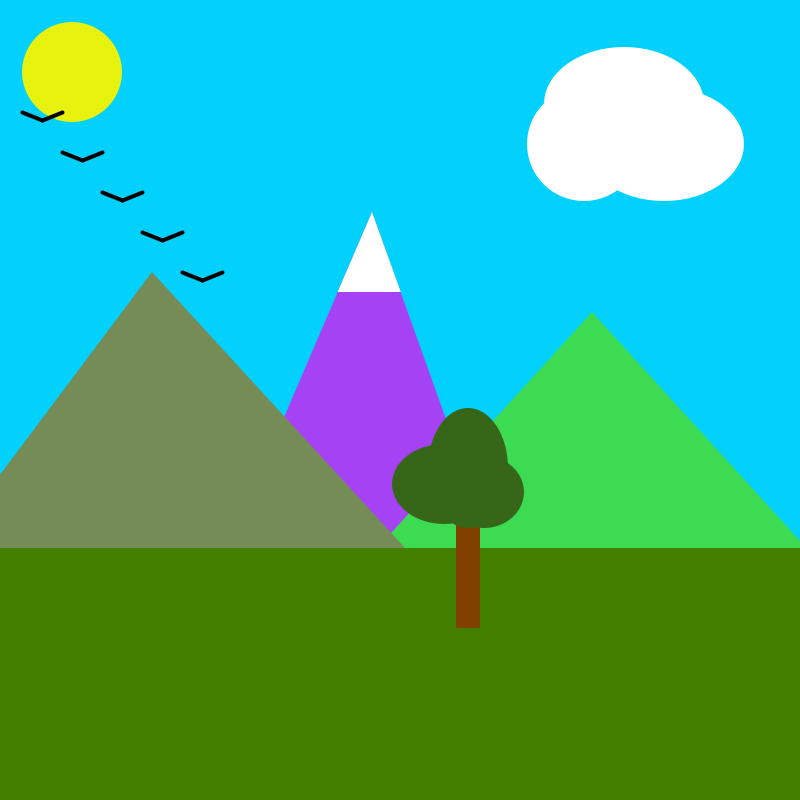
Frame 1 (no input)
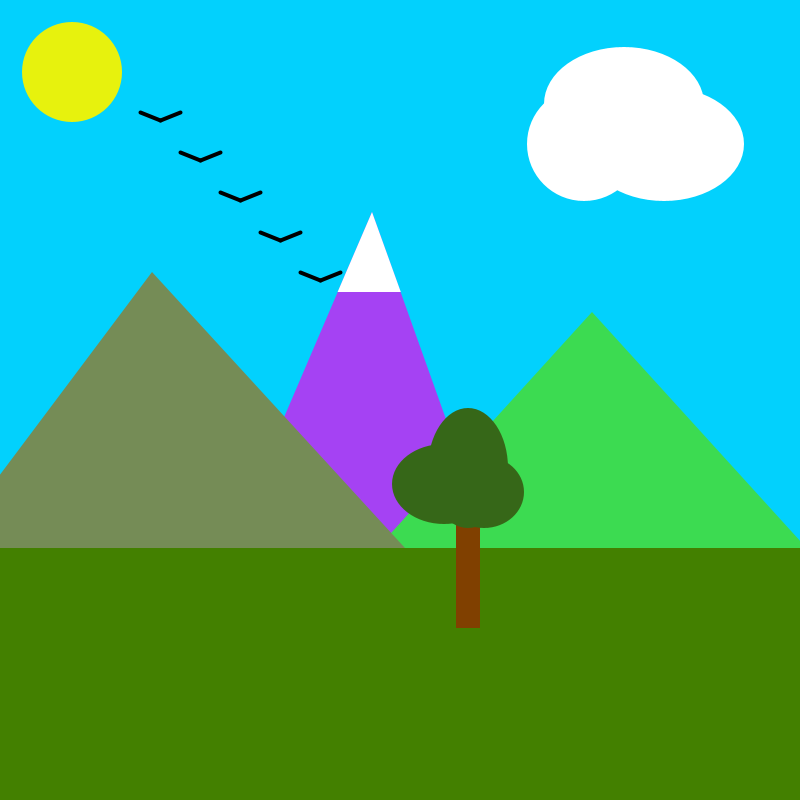
Frame 60 (the mouse pressed at the canvas centre just before this capture)
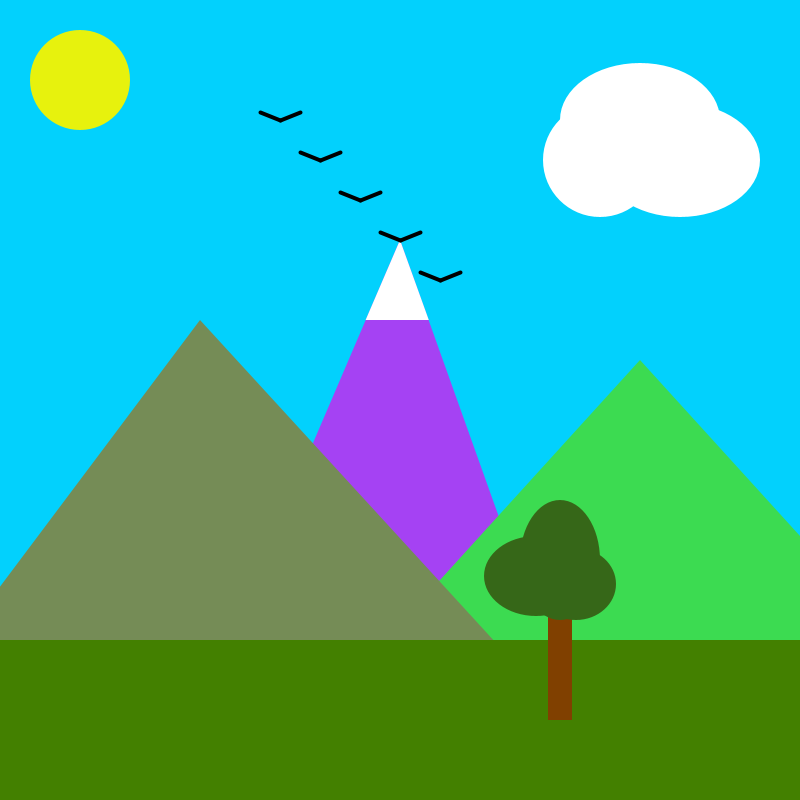
Frame 120 (the mouse held since frame 60 and released just before this capture)

The Processing sketch that drew these frames (run headless with seeded random() and noise(); from frame 60 on, the mouse is pressed at the canvas centre):

// Processing sketch: ParalaxMotion
// ── ParalaxMotion.pde
/* Author: Jamie
 Date: March 09, 2020
 Ver : v1.1
 Description:  
 This is a simple animation demonstrating the concept
 of motion paralax. It includes a sun, birds, and other
 objects of nature. */

//VARIABLES
color a;
color b;
color c;
float birdX = 0;
float birdY = 0;

void setup(){
  size (800, 800);
  assignColor();
}

void draw (){
  noStroke();
  background();
  sun();
  cloud();
  middleMountain();
  sideMountains();
  grass();
  tree();
  birds(5);
}

//The background (sky) is blue
void background() {
  background ( 2, 209, 253 );
}

//Calls for a random color three times to assign to a, b, and c
void assignColor() {
  a = randomColor();
  b = randomColor();
  c = randomColor();
}

//Generates a random color
public color randomColor() {
 int red = (int) random(256); 
 int green = (int) random(256); 
 int blue = (int) random(256); 
 return color ( red, green, blue );
}

//Draws the sun
void sun() {
  pushMatrix();
  translate ((mouseX - width/2)*0.02, (mouseY - height/2)*0.02);
  fill ( 231, 242, 13 );
  ellipse ( width * 0.1, height * 0.1, width/8, width/8 );
  popMatrix();
}

void cloud() {
  pushMatrix();
  translate ((mouseX - width/2)*0.04, (mouseY - height/2)*0.04);
  fill (255);
  ellipse ( width * 0.75, height * 0.2, width/7, height/7 );
  ellipse ( width * 0.85, height * 0.2, width/5, height/7 );
  ellipse ( width * 0.8, height * 0.15, width/5, height/7 );
  popMatrix();
}

//Draws the middle mountain
void middleMountain () {
  pushMatrix();
  translate ((mouseX - width/2)*0.07, (mouseY - height/2)*0.07);
  //Middle
  fill (a);
  triangle ( width/2, height * 0.3, width * 0.2, height, width * 0.75, height);
  fill (255);
  triangle ( width/2, height * 0.3, width * 0.457, height*0.4, width * 0.536, height*0.4);
  popMatrix();
}

//Draws the left and right mountains
void sideMountains () {
  pushMatrix();
  translate ((mouseX - width/2)*0.12, (mouseY - height/2)*0.12);
  //Right
  fill (b);
  triangle ( width * 0.8, height * 0.45, width * 0.3, height, width * 1.3, height );
  //Left
  fill (c);
  triangle ( width * 0.25, height * 0.4, width * -0.2, height, width * 0.8, height );
  popMatrix();
}

//Draws the grass
void grass() {
  pushMatrix();
  translate ((mouseX - width/2)*0.23, (mouseY - height/2)*0.23);
  rectMode (CORNER);
  fill ( 67, 128, 0 );
  rect ( -width * 0.5, height * 0.8, width * 2, height * 0.5 );
  popMatrix();
}

//Draws the tree
void tree() {
  pushMatrix();
  translate ((mouseX - width/2)*0.23, (mouseY - height/2)*0.23);
  rectMode (CENTER);
  fill (128, 64, 0);
  rect ( width * 0.7, height * 0.8, width * 0.03, height * 0.2 );
  fill (54, 103, 24);
  ellipse ( width * 0.7, height * 0.7, width * 0.1, height * 0.15 );
  ellipse ( width * 0.72, height * 0.73, width * 0.1, height * 0.09 );
  ellipse ( width * 0.67, height * 0.72, width * 0.13, height * 0.10 );
  popMatrix();
}

public void birds(int birdNumber) {
  pushMatrix();
  stroke(0);
  strokeWeight(width/200.0);
  int birdOffsetX = width/20;
  int birdOffsetY = height/20;
  birdX = birdX + 2;
  while ( birdNumber > 0 ){ //Draws as many birds as was declared in the arguement, the offset from the lead bird increases bird by bird
    line ( birdX + birdOffsetX*birdNumber, height * 0.1 + birdOffsetY*birdNumber, birdX + height/40 + birdOffsetX*birdNumber, height * 0.09 + birdOffsetY*birdNumber );
    line ( birdX + birdOffsetX*birdNumber, height * 0.1 + birdOffsetY*birdNumber, birdX - height/40 + birdOffsetX*birdNumber, height * 0.09 + birdOffsetY*birdNumber );
    birdNumber--;
  }
  if ( birdX > width ) { //Teleports the birds back to the left of the screen if the topmost bird is offscreen
   birdX = -width*1.2; 
  }
  popMatrix();
}
